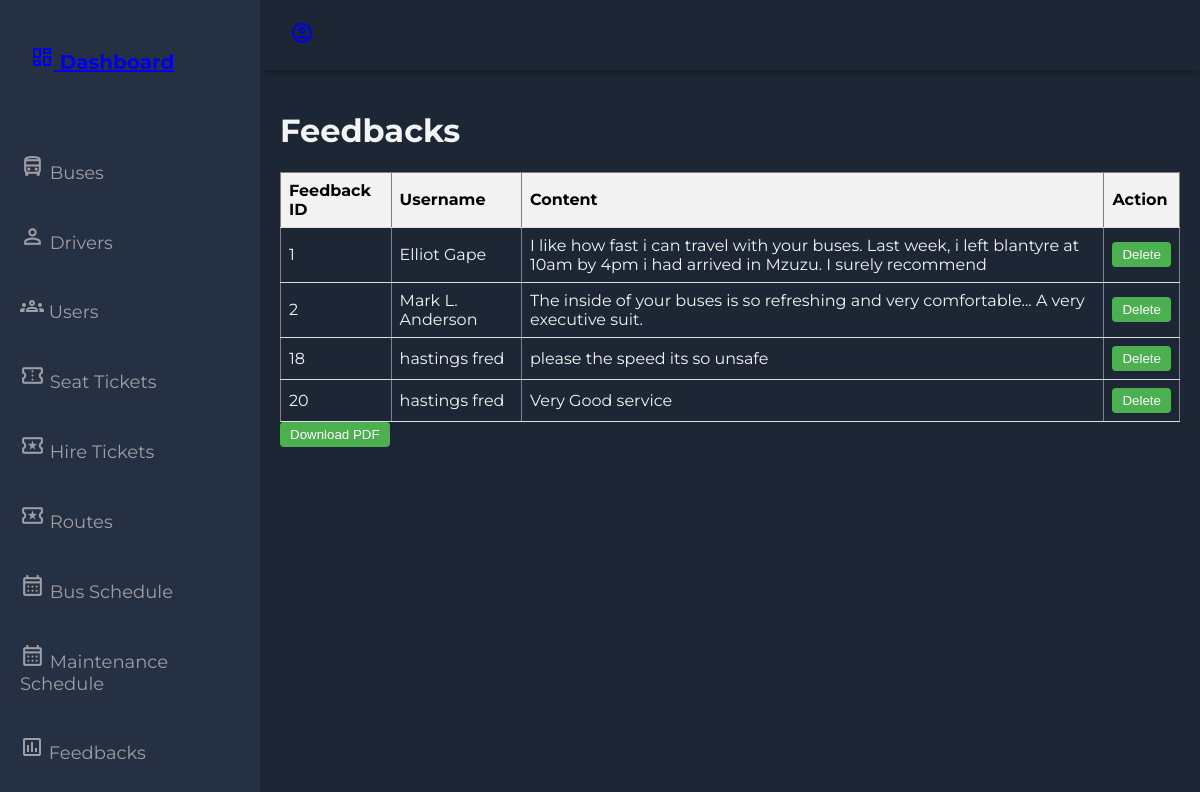
/admin/feedbacks.php (signed in), run on the app's committed database.
### tables this page shows
CREATE TABLE IF NOT EXISTS `tms_feedback` (
  `f_id` int NOT NULL AUTO_INCREMENT,
  `f_uname` varchar(200) NOT NULL,
  `f_content` longtext NOT NULL,
  `f_status` varchar(200) NOT NULL,
  PRIMARY KEY (`f_id`)
);

### admin/feedbacks.php (the view, shortened to what this page needs)
<?php
    require_once("db_connection.php");
    $sql = "SELECT * FROM tms_feedback";
    $result = mysqli_query($conn, $sql);
?>
<!DOCTYPE html>
<html lang="en">
<head>
    <link rel="stylesheet" href="css/styles.css">
</head>
<body>
    <div class="grid-container">
        <?php include("header_sidebar.php");?>
        <main class="main-container">
            <h1>Feedbacks</h1>
            <table border="1">
                <tr>
                    <th>Feedback ID</th>
                    <th>Username</th>
                    <th>Content</th>
                    <th>Action</th>
                </tr>
                <?php
                if (mysqli_num_rows($result) > 0) {
                    while ($row = mysqli_fetch_assoc($result)) {
                ?>
                <tr>
                    <td><?php echo $row['f_id']; ?></td>
                    <td><?php echo $row['f_uname']; ?></td>
                    <td><?php echo $row['f_content']; ?></td>
                    <td>
                        <button class="alt-btn" onclick="confirmDelete(<?php echo $row['f_id']; ?>)">Delete</button>
                    </td>
                </tr>
                <?php
                    }
                } else {
                    echo "<tr><td colspan='5'>No feedbacks found</td></tr>";
                }
                ?>
            </table>
            <div class="PDF-download">
                <a href="PDF/feedbackPDF.php">
                <button class="alt-btn">Download PDF</button>
                </a>
            </div>
        </main>
    </div>
</body>
</html>

### admin/css/styles.css (style rules this page uses)
body { margin: 0; padding: 0; background-color: #1d2634; color: #9e9ea4; font-family: 'Montserrat', sans-serif; }
.grid-container { display: grid; grid-template-columns: 260px 1fr 1fr 1fr; grid-template-rows: 0.2fr 3fr; grid-template-areas: 'sidebar header header header' 'sidebar main main main'; height: 100vh; }
.main-container { grid-area: main; overflow-y: auto; padding: 20px 20px; color: rgba(255, 255, 255, 0.95); }

### admin/feedbacks.php (style rules this page uses)
table { width: 100%; border-collapse: collapse; }
th, td { padding: 8px; text-align: left; border-bottom: 1px solid #ddd; }
th { background-color: #f2f2f2; color:black; }
tr { transition-duration: .3s; }
button { padding: 5px 10px; background-color: #4CAF50; color: white; border: none; border-radius: 4px; cursor: pointer; }

### data on the page
tms_feedback: f_id "1", f_uname "Elliot Gape", f_content "I like how fast i can travel with your buses. Last week, i left blantyre at 10am by 4pm i had arrived in Mzuzu. I surely recommend"
tms_feedback: f_id "2", f_uname "Mark L. Anderson", f_content "The inside of your buses is so refreshing and very comfortable... A very executive suit."
tms_feedback: f_id "18", f_uname "hastings fred", f_content "please the speed its so unsafe"
tms_feedback: f_id "20", f_uname "hastings fred", f_content "Very Good service"
